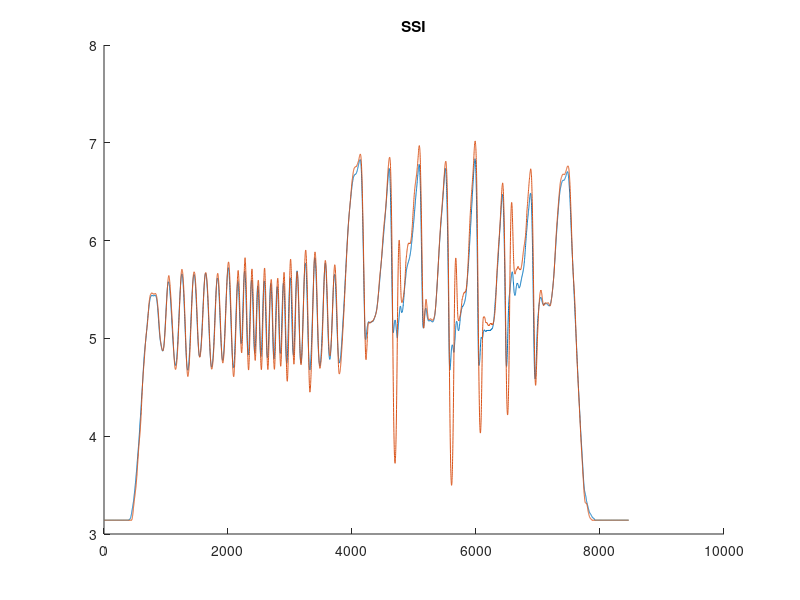
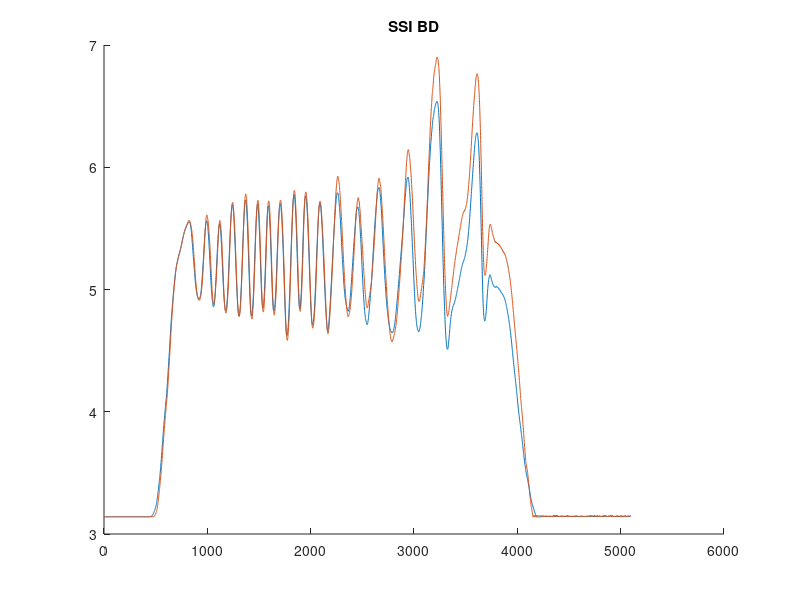
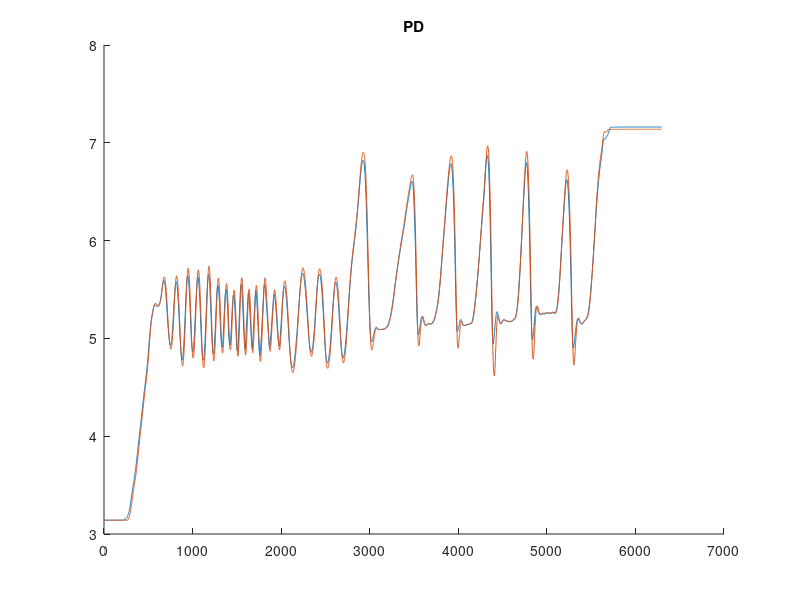
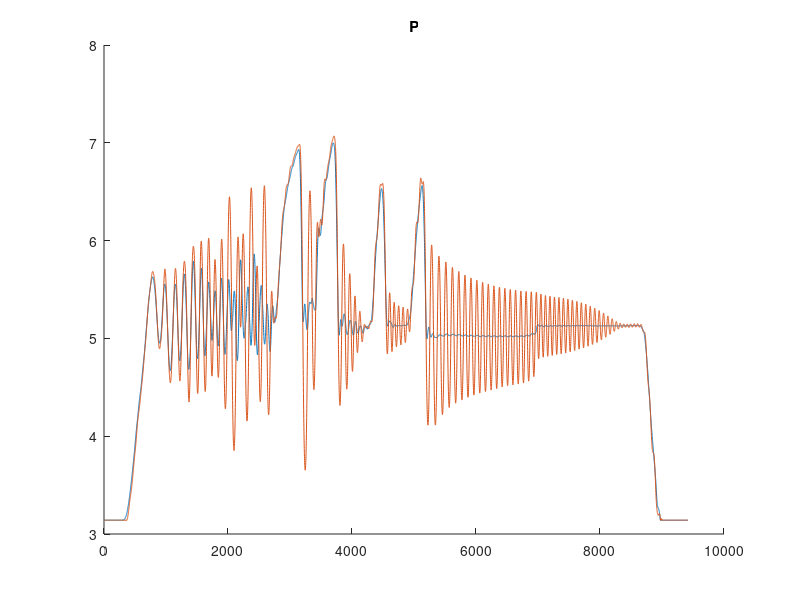

Reproduce these figures in MATLAB, in order.
% SSI virtual environment data processing

%% load data
SSI = load("SSItest_SSI_Ke5.txt"); 
SSI_BD = load("SSItest_SSI_Ke5_Kbd01.txt");
PD = load("SSItest_PD_Kp5_Kd01.txt"); 
P = load("SSItest_P_Kp5.txt");
P_BD = load("SSItest_P_Kp5_Kbd01.txt");
% data format: [SSI_case, U0-5000, (Pos1raw*(2*M_PI/8192)*1000), (ScaledPosDiff*1000), (ScaledVelDiff*1000), (delO*1000), (Id_SSI*1000), (Id_PD*1000)]

%% scale data
SSI(:,3:8) = SSI(:,3:8)/1000; 
SSI_BD(:,3:8) = SSI_BD(:,3:8)/1000;
PD(:,3:8) = PD(:,3:8)/1000;
P(:,3:8) = P(:,3:8)/1000;
P_BD(:,3:8) = P_BD(:,3:8)/1000;

Imax = 1.5; % A
kt = 19.4; % in mNm/A
SSI(:,2) = (SSI(:,2)/4000)*Imax*kt; % commanded T in mNm
SSI_BD(:,2) = (SSI_BD(:,2)/4000)*Imax*kt;
PD(:,2) = (PD(:,2)/4000)*Imax*kt;
P(:,2) = (P(:,2)/4000)*Imax*kt;
P_BD(:,2) = (P_BD(:,2)/4000)*Imax*kt;

% correct 2pi wrapping
for ii=1:size(SSI,1)
    if (SSI(ii,3)<1.0)
        SSI(ii,3) = SSI(ii,3) + 2*pi;
    end
end
for ii=1:size(SSI_BD,1)
    if (SSI_BD(ii,3)<1.0)
        SSI_BD(ii,3) = SSI_BD(ii,3) + 2*pi;
    end
end
for ii=1:size(PD,1)
    if (PD(ii,3)<1.0)
        PD(ii,3) = PD(ii,3) + 2*pi;
    end
end
for ii=1:size(P,1)
    if (P(ii,3)<1.0)
        P(ii,3) = P(ii,3) + 2*pi;
    end
end
for ii=1:size(P_BD,1)
    if (P_BD(ii,3)<1.0)
        P_BD(ii,3) = P_BD(ii,3) + 2*pi;
    end
end


% new data format: [SSI_case, actual current, Pos1, PosDiff, VelDiff, delO, Id_SSI, Id_PD]

%% get some statistics

RASE = zeros(1,5); % [P, PD, P_BD, SSI, SSI_BD]
RASE(1) = norm(P(:,4));
RASE(2) = norm(PD(:,4));
RASE(3) = norm(P_BD(:,4));
RASE(4) = norm(SSI(:,4));
RASE(5) = norm(SSI_BD(:,4));

%% plot the plots

figure; hold on;
plot(SSI(:,3));
plot(SSI(:,3)-SSI(:,4));
hold off;
title('SSI');

figure; hold on;
plot(SSI_BD(:,3));
plot(SSI_BD(:,3)-SSI_BD(:,4));
hold off;
title('SSI BD');

figure; hold on;
plot(PD(:,3));
plot(PD(:,3)-PD(:,4));
hold off;
title('PD');

figure; hold on;
plot(P(:,3));
plot(P(:,3)-P(:,4));
hold off;
title('P');

figure; hold on;
plot(P_BD(:,3));
plot(P_BD(:,3)-P_BD(:,4));
hold off;
title('P BD');

% figure; hold on; 
% plot(SSI(:,4)); 
% plot(SSI_BD(:,4));
% plot(P_BD(:,4));
% hold off; legend('SSI','SSI BD','PD BD');
